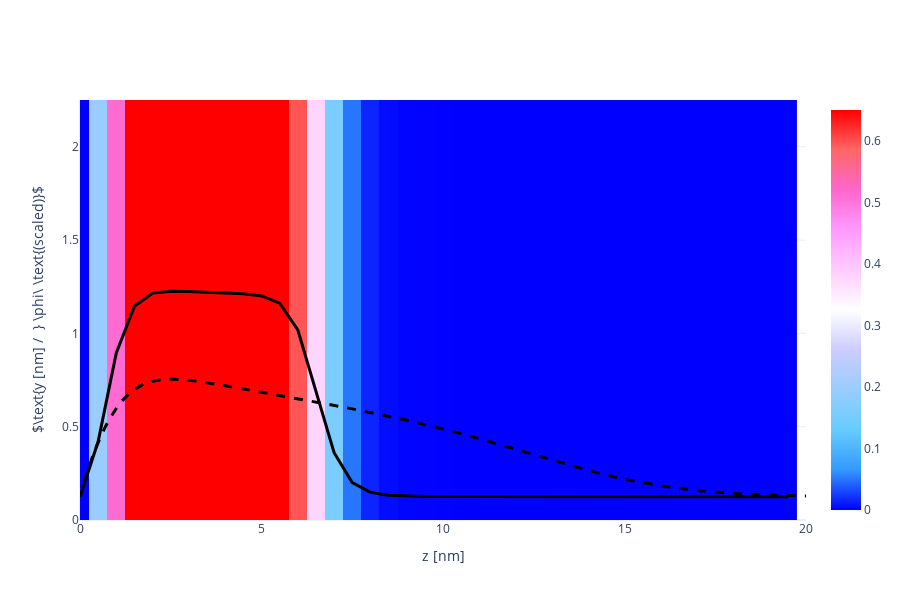

Notebook source saved alongside this figure:
### Code cell
X, Y, Z = np.array(phAr.iloc[:,0]), np.array(phAr.iloc[:,1]), np.array(phAr.iloc[:,2])
vol = np.array(phAr.iloc[:,3])

Lz_max = 20
vol = vol[Z < Lz_max]
X = X[Z < Lz_max]
Y = Y[Z < Lz_max]
Z = Z[Z < Lz_max]

Nz_new = int(len(Z)/Nx/Ny)
x = [X[i*Ny*Nz_new] for i in range(Nx)]
y = [Y[j*Nz_new]    for j in range(Ny)]
z = [Z[k]           for k in range(Nz_new)]

xslice = 10
islice = int(xslice*(x[1]-x[0]))
vol = np.array([vol[(islice*Ny+j)*Nz_new+k] for j in range(Ny) for k in range(Nz_new)]).reshape(Ny, Nz_new)

import plotly.graph_objects as go
heatmap = go.Heatmap(
            x=z, y=y, z=vol,
            zmin = 0.0, zmax = 0.65,
            colorscale= 'Picnic'
          )
scatter = go.Scatter(
            x = z,
            y = 1.5*vol[int(Ny/2), :] + max(y)/2-1,
            line = dict(color='black', width=3)
          )

fname = GIT+'ph_a010x075_1D.dat'
df = pd.read_csv(fname, sep="\s+", skiprows=0)
a000x075_1d = pd.DataFrame([df.iloc[:,0], df.iloc[:,1]], index=['z', 'pha']).T

reference = go.Scatter(
                x = a000x075_1d.z,
                y = 1.5*a000x075_1d.pha + max(y)/2-1,
                line = dict(color='black', width=3, dash='dash')
            )

layout = go.Layout( xaxis_range = [0, Lz_max], yaxis_range = [0, y[-1]],
                    yaxis_title = r'$\text{y [nm] /  } \phi\ \text{(scaled)}$', xaxis_title = 'z [nm]',
                    scene_xaxis_showticklabels=True,
                    scene_yaxis_showticklabels=True,
                    scene_zaxis_showticklabels=True,
                    showlegend = False,
                    template='plotly_white', width=900, height=600)
fig = go.Figure(data = [heatmap, scatter, reference], layout = layout)
fig.show()

### Figure 1 — Plotly figure (JSON) as saved in the notebook; plotly's stock layout.template omitted (floating-point values rounded to 4 significant figures; data arrays with more than 128 entries replaced by an {"elided": "..."} marker saying what was removed)
{"data": [{"colorscale": [[0, "rgb(0,0,255)"], [0.1, "rgb(51,153,255)"], [0.2, "rgb(102,204,255)"], [0.3, "rgb(153,204,255)"], [0.4, "rgb(204,204,255)"], [0.5, "rgb(255,255,255)"], [0.6, "rgb(255,204,255)"], [0.7, "rgb(255,153,255)"], [0.8, "rgb(255,102,204)"], [0.9, "rgb(255,102,102)"], [1, "rgb(255,0,0)"]], "type": "heatmap", "x": [0, 0.5, 1, 1.5, 2, 2.5, 3, 3.5, 4, 4.5, 5, 5.5, 6, 6.5, 7, 7.5, 8, 8.5, 9, 9.5, 10, 10.5, 11, 11.5, 12, 12.5, 13, 13.5, 14, 14.5, 15, 15.5, 16, 16.5, 17, 17.5, 18, 18.5, 19, 19.5], "y": [0, 0.25, 0.5, 0.75, 1, 1.25, 1.5, 1.75, 2, 2.25], "z": {"elided": "10x40 float values"}, "zmax": 0.65, "zmin": 0}, {"line": {"color": "black", "width": 3}, "type": "scatter", "x": [0, 0.5, 1, 1.5, 2, 2.5, 3, 3.5, 4, 4.5, 5, 5.5, 6, 6.5, 7, 7.5, 8, 8.5, 9, 9.5, 10, 10.5, 11, 11.5, 12, 12.5, 13, 13.5, 14, 14.5, 15, 15.5, 16, 16.5, 17, 17.5, 18, 18.5, 19, 19.5], "y": [0.125, 0.4202, 0.8947, 1.145, 1.216, 1.226, 1.225, 1.221, 1.217, 1.211, 1.2, 1.161, 1.019, 0.693, 0.3607, 0.2002, 0.1478, 0.1325, 0.1278, 0.1262, 0.1255, 0.1252, 0.1251, 0.1251, 0.125, 0.125, 0.125, 0.125, 0.125, 0.125, 0.125, 0.125, 0.125, 0.125, 0.125, 0.125, 0.125, 0.125, 0.125, 0.125]}, {"line": {"color": "black", "dash": "dash", "width": 3}, "type": "scatter", "x": {"elided": "440 float values"}, "y": {"elided": "440 float values"}}], "layout": {"height": 600, "scene": {"xaxis": {"showticklabels": true}, "yaxis": {"showticklabels": true}, "zaxis": {"showticklabels": true}}, "showlegend": false, "width": 900, "xaxis": {"range": [0, 20], "title": {"text": "z [nm]"}, "type": "linear"}, "yaxis": {"range": [0, 2.25], "title": {"text": "$\\text{y [nm] /  } \\phi\\ \\text{(scaled)}$"}, "type": "linear"}}}
